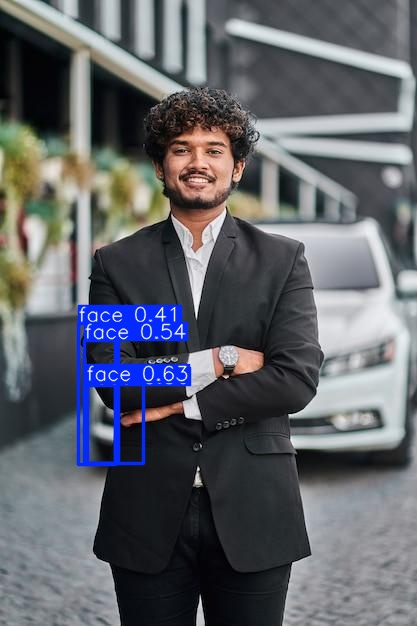
#> input picture face_detection/runs/detect/custom_test/indian-businessman-with-his-white-car_496169-2889_jpg.rf.0f321b8569759e1b81b81e0ab03c8ad3.jpg, 417 x 626 px
$ python -i yolo_head_detector.py   (imports and definitions only)
#> lines starting #> are read from the running program, lines starting #| are printed output that depends on the picture; after the words box and inside, x2 and y2 are one past the last pixel; in counts of white or black regions, pixels touching at a corner belong together
#> further down, picture is the input picture: shape (626, 417, 3); mean B, G, R 105.6, 99.6, 97
from ultralytics import YOLO
import cv2
from logger import log_event
from sound_alert import play_warning_sound
import numpy as np

# -------------------------
# Load face detection model
# -------------------------
# [1 line that did not run here, left out]

# -------------------------
# Load object detection model
# -------------------------
# [1 line that did not run here, left out]
# [2 lines not run here, left out]


# Load Haar cascades for eye detection
eye_cascade = cv2.CascadeClassifier(cv2.data.haarcascades + "haarcascade_eye.xml")

# Open webcam
# [1 line not run here, left out]

# For smoothing gaze detection
gaze_buffer = []
BUFFER_SIZE = 5


def get_gaze_direction(eye_img):
    gray_eye = cv2.cvtColor(eye_img, cv2.COLOR_BGR2GRAY)
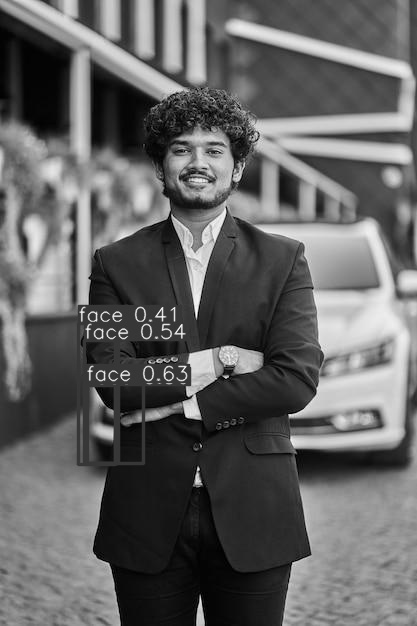
#> gray_eye: shape (626, 417); min 0, max 254, mean 99.5
    gray_eye = cv2.GaussianBlur(gray_eye, (7, 7), 0)
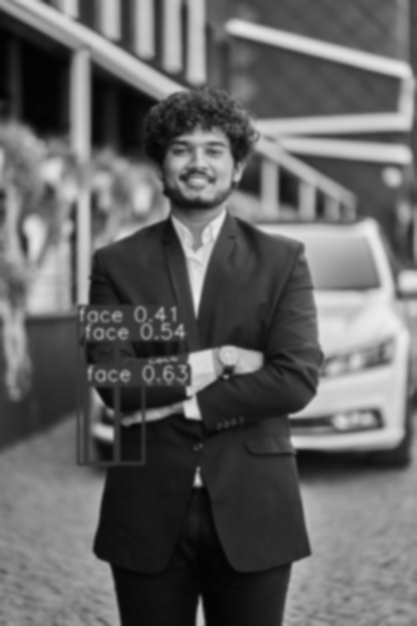
#> gray_eye: shape (626, 417); min 3, max 236, mean 99.5
    _, thresh = cv2.threshold(gray_eye, 50, 255, cv2.THRESH_BINARY_INV)
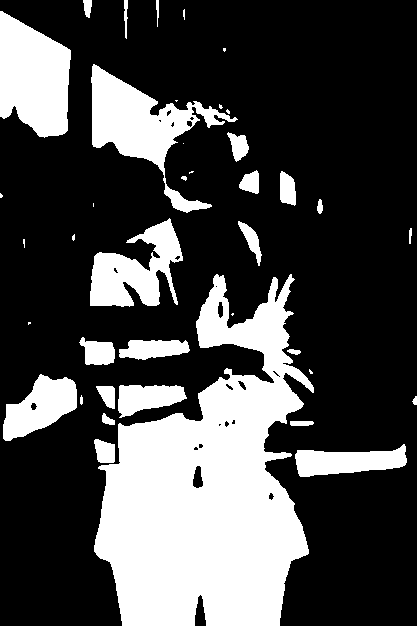
#> thresh: shape (626, 417); 28.4% white; 40 white regions (14 under 20 px), largest, box (x1, y1, x2, y2) and area: (94, 274, 314, 626) 44598, (91, 64, 238, 213) 6866, (0, 11, 71, 138) 6713
    moments = cv2.moments(thresh)
#> moments = moments, m00 18924060, centre m10/m00, m01/m00 = (176.4, 387.1)
    if moments['m00'] != 0:
        cx = int(moments['m10']/moments['m00'])
#> cx = 176
        w = eye_img.shape[1]
#> w = 417
        if cx < w/3:
            return "Left"
        elif cx > 2*w/3:
            return "Right"
        else:
            return "Center"
    return "Unknown"


def check_gaze_buffer(buffer):
    if len(buffer) < BUFFER_SIZE:
        return "Center"
    if all(g != "Center" for g in buffer):
        return "Away"
    return "Center"


# [121 lines not run here, left out]

>>> import cv2
>>> picture = cv2.imread('../face_detection/runs/detect/custom_test/indian-businessman-with-his-white-car_496169-2889_jpg.rf.0f321b8569759e1b81b81e0ab03c8ad3.jpg')
>>> result = get_gaze_direction(picture)
#> result = 'Center'
